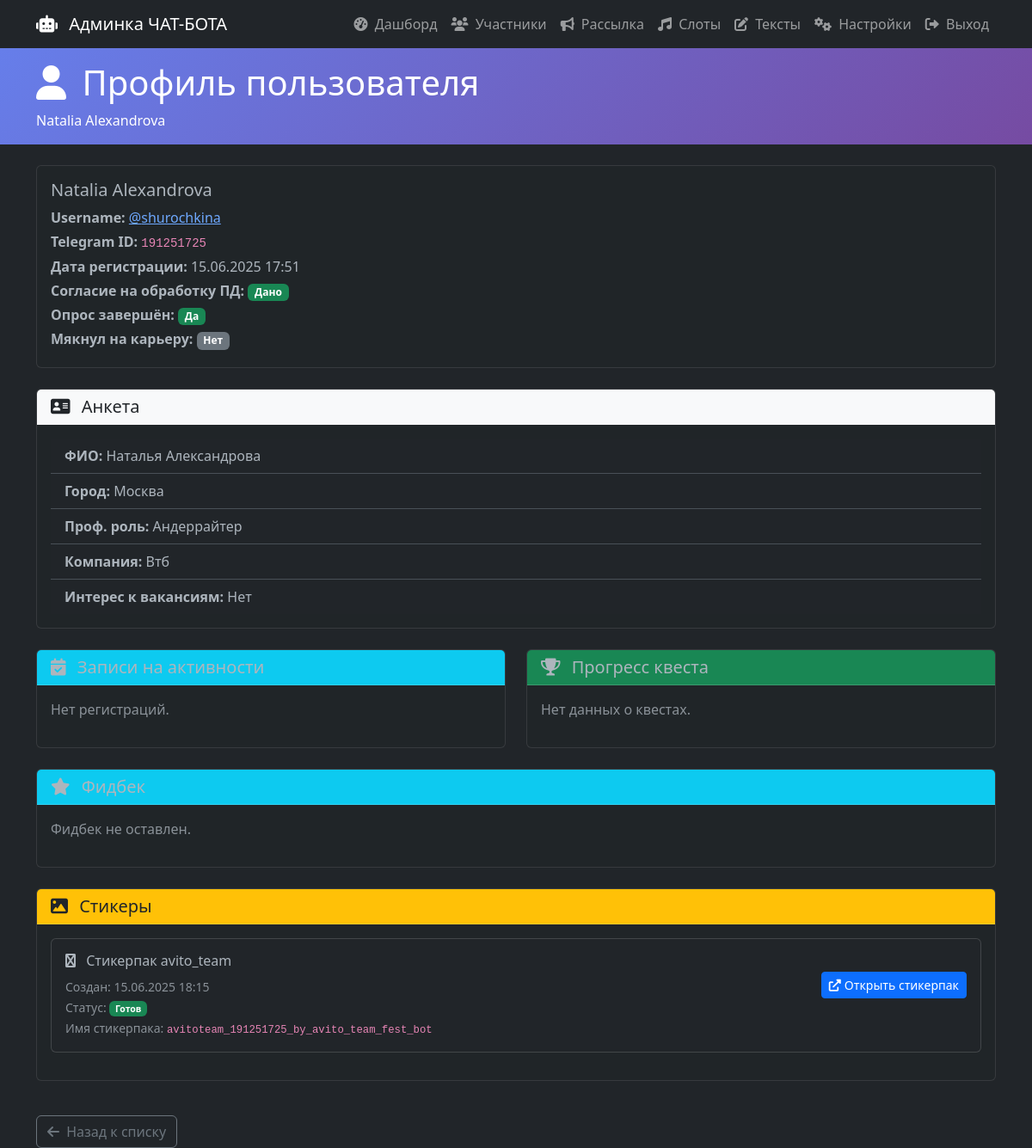
/user/191251725, run on the app's committed database.
### models.py (models this page shows, shortened)
class User(db.Model):
    __tablename__ = "users"
    id = db.Column(Integer, primary_key=True)
    telegram_id = db.Column(String(20), unique=True, nullable=False, index=True)
    username = db.Column(String(100))
    first_name = db.Column(String(100))
    last_name = db.Column(String(100))
    full_name = db.Column(String(200))
    city = db.Column(String(100))
    professional_role = db.Column(String(100))
    grade = db.Column(String(50))
    company = db.Column(String(100))
    interested_in_vacancies = db.Column(Boolean, default=False)
    survey_completed = db.Column(Boolean, default=False)
    consent_given = db.Column(Boolean, default=False)
    is_admin = db.Column(Boolean, default=False)
    survey_data = db.Column(Text)
    created_at = db.Column(DateTime, default=datetime.utcnow)
    updated_at = db.Column(DateTime, default=datetime.utcnow, onupdate=datetime.utcnow)
    def get_survey_data(self):
        if self.survey_data:
            try:
                import json
                return json.loads(self.survey_data)
            except (json.JSONDecodeError, TypeError):
                return {}
        return {}
    registrations = db.relationship("Registration", backref="user", lazy=True)
    quest_progress = db.relationship("QuestProgress", backref="user", lazy=True)
    sticker_generations = db.relationship("StickerGeneration", backref="user", lazy=True)

class StickerGeneration(db.Model):
    __tablename__ = "sticker_generations"
    id = db.Column(Integer, primary_key=True)
    user_id = db.Column(Integer, db.ForeignKey('users.id'), nullable=False)
    pack_url = db.Column(String(255))
    created_at = db.Column(DateTime, default=datetime.utcnow)
    template_used = db.Column(String(255), nullable=True)
    generated_file_id = db.Column(String(255), nullable=True)
    sticker_set_name = db.Column(String(255), nullable=True)
    sticker_set_link = db.Column(String(255), nullable=True)
    status = db.Column(String(50), default='pending')

### admin_routes.py (the view)
@app.route('/user/<telegram_id>')
def user_detail(telegram_id):
    user = User.query.filter_by(telegram_id=telegram_id).first_or_404()
    registrations = Registration.query.filter_by(user_id=user.id).order_by(Registration.created_at.desc()).all()
    quest_progress = QuestProgress.query.filter_by(user_id=user.id).first()
    stickers = StickerGeneration.query.filter_by(user_id=user.id).order_by(StickerGeneration.created_at.desc()).all()
    survey_answers = db.session.query(SurveyAnswer).filter_by(user_id=user.id).order_by(SurveyAnswer.step_num).all()
    sticker_generation = StickerGeneration.query.filter_by(user_id=user.id).first()
    sticker_info = None
    if sticker_generation:
        pack_url = sticker_generation.pack_url or sticker_generation.sticker_set_link
        sticker_info = {
            'template': sticker_generation.template_used or 'avito_team',
            'status': sticker_generation.status or 'Unknown',
            'pack_url': pack_url,
            'sticker_set_link': pack_url,
            'created_at': sticker_generation.created_at,
            'count': 1 if pack_url else 0  # Правильный подсчет
        }
    return render_template(
        'user_detail.html',
        user=user,
        registrations=registrations,
        quest_progress=quest_progress,
        stickers=stickers,
        survey_answers=survey_answers,
        sticker_info=sticker_info
    )

### templates/user_detail.html (shortened to what this page needs)
<!DOCTYPE html>
<html lang="ru" data-bs-theme="dark">
<head>
    <link href="https://cdn.jsdelivr.net/npm/bootstrap@5.3.0/dist/css/bootstrap.min.css" rel="stylesheet">
    <link href="https://cdnjs.cloudflare.com/ajax/libs/font-awesome/6.0.0/css/all.min.css" rel="stylesheet">
</head>
<body>
    <nav class="navbar navbar-expand-lg navbar-dark bg-dark sticky-top">
        <div class="container">
            <a class="navbar-brand" href="/admin">
                <i class="fas fa-robot me-2"></i> Админка ЧАТ-БОТА
            </a>
            <div class="navbar-nav ms-auto">
                <a class="nav-link" href="{{ url_for('index') }}"><i class="fas fa-tachometer-alt me-1"></i> Дашборд</a>
                  <a class="nav-link" href="{{ url_for('participants') }}"><i class="fas fa-users me-1"></i> Участники</a>
                    <a class="nav-link" href="{{ url_for('broadcast') }}"><i class="fas fa-bullhorn me-1"></i> Рассылка</a>
                       <a class="nav-link" href="{{ url_for('dance_slots') }}"><i class="fas fa-music me-1"></i> Слоты</a>
                    <a class="nav-link" href="{{ url_for('text_messages') }}"><i class="fas fa-edit me-1"></i> Тексты</a>
                    <a class="nav-link" href="{{ url_for('config') }}"><i class="fas fa-cogs me-1"></i> Настройки</a>
                    <a class="nav-link" href="/admin/logout"><i class="fas fa-sign-out-alt me-1"></i> Выход</a>
            </div>
        </div>
    </nav>
    <div class="nav-header">
        <div class="container">
            <h1><i class="fas fa-user me-2"></i> Профиль пользователя</h1>
            <p class="mb-0">{{ user.first_name }} {{ user.last_name or '' }}</p>
        </div>
    </div>
    <div class="container mt-4">
        <div class="card stats-card mb-4">
            <div class="card-body">
                <h5 class="card-title">
                    {{ user.first_name }} {{ user.last_name or '' }}
                </h5>
                <p class="card-text mb-1"><strong>Username:</strong>
                    {% if user.username %}
                        <a href="https://t.me/{{ user.username }}" target="_blank">@{{ user.username }}</a>
                    {% else %}
                        <span class="text-muted">—</span>
                    {% endif %}
                </p>
                <p class="card-text mb-1"><strong>Telegram ID:</strong> <code>{{ user.telegram_id }}</code></p>
                <p class="card-text mb-1"><strong>Дата регистрации:</strong> {{ user.created_at.strftime('%d.%m.%Y %H:%M') }}</p>
                <p class="card-text mb-1"><strong>Согласие на обработку ПД:</strong>
                    {% if user.consent_given %}
                        <span class="badge bg-success">Дано</span>
                    {% else %}
                        <span class="badge bg-secondary">Нет</span>
                    {% endif %}
                </p>
                <p class="card-text mb-1"><strong>Опрос завершён:</strong>
                    {% if user.survey_completed %}
                        <span class="badge bg-success">Да</span>
                    {% else %}
                        <span class="badge bg-secondary">Нет</span>
                    {% endif %}
                </p>
                <p class="card-text mb-1"><strong>Мякнул на карьеру:</strong>
                    {% if user.interested_in_vacancies %}
                        <span class="badge bg-info">Да</span>
                    {% else %}
                        <span class="badge bg-secondary">Нет</span>
                    {% endif %}
                </p>
            </div>
        </div>
        <div class="card stats-card mb-4">
            <div class="card-header bg-light text-dark">
                <h5 class="mb-0"><i class="fas fa-address-card me-2"></i> Анкета</h5>
            </div>
            <div class="card-body">
                {% set survey_data = user.get_survey_data() %}
                <ul class="list-group list-group-flush">
                    <li class="list-group-item"><strong>ФИО:</strong> {{ survey_data.get('full_name', user.full_name or '—') }}</li>
                    <li class="list-group-item"><strong>Город:</strong> {{ survey_data.get('city', user.city or '—') }}</li>
                    <li class="list-group-item"><strong>Проф. роль:</strong> {{ survey_data.get('professional_role', user.professional_role or '—') }}</li>
                    <li class="list-group-item"><strong>Компания:</strong> {{ survey_data.get('company', user.company or '—') }}</li>
                    <li class="list-group-item"><strong>Интерес к вакансиям:</strong> {{ survey_data.get('vacancy_interest', '—') }}</li>
                </ul>
            </div>
        </div>
        <div class="row">
            <div class="col-md-6">
                <div class="card stats-card mb-4">
                    <div class="card-header bg-info">
                        <h5 class="mb-0"><i class="fas fa-calendar-check me-2"></i> Записи на активности</h5>
                    </div>
                    <div class="card-body">
                        {% if registrations %}
                            <ul class="list-group">
                                {% for reg in registrations %}
                                    <li class="list-group-item d-flex justify-content-between align-items-center">
                                        {{ reg.activity_type.title() }} — {{ reg.day }} {{ reg.time_slot }}
                                        <span class="badge bg-secondary">{{ reg.created_at.strftime('%d.%m %H:%M') }}</span>
                                    </li>
                                {% endfor %}
                            </ul>
                        {% else %}
                            <p class="text-muted">Нет регистраций.</p>
                        {% endif %}
                    </div>
                </div>
            </div>
            <div class="col-md-6">
                <div class="card stats-card mb-4">
                    <div class="card-header bg-success">
                        <h5 class="mb-0"><i class="fas fa-trophy me-2"></i> Прогресс квеста</h5>
                    </div>
                    <div class="card-body">
                        {% if quest_progress %}
                            <p><strong>Статус:</strong>
                                {% if quest_progress.completed %}
                                    <span class="badge bg-success">Завершён</span>
                                {% else %}
                                    <span class="badge bg-warning text-dark">В процессе</span>
                                {% endif %}
                            </p>
                            <p><strong>Последнее обновление:</strong> {{ quest_progress.created_at.strftime('%d.%m.%Y %H:%M') }}</p>
                            {% if quest_progress.completed_steps %}
                                {% set steps_data = quest_progress.completed_steps|from_json %}
                                {% if steps_data %}
                                    {% set valid_steps = steps_data|selectattr('number')|list %}
                                    <p><strong>Найдено стикеров:</strong> {{ valid_steps|length }} / 9</p>
                                    <p><strong>Шаги:</strong> {{ steps_data|join(', ') }}</p>
                                {% else %}
                                    <p><strong>Найдено стикеров:</strong> 0 / 9</p>
                                {% endif %}
                            {% endif %}
                        {% else %}
                            <p class="text-muted">Нет данных о квестах.</p>
                        {% endif %}
                    </div>
                </div>
            </div>
        </div>
        <div class="card stats-card mb-4">
            <div class="card-header bg-info">
                <h5 class="mb-0"><i class="fas fa-star me-2"></i> Фидбек</h5>
            </div>
            <div class="card-body">
                {% set feedback_answers = user.feedback_answers %}
                {% if feedback_answers %}
                    <ul class="list-group">
                        {% for feedback in feedback_answers %}
                            <li class="list-group-item d-flex justify-content-between align-items-center">
                                <div>
                                    <strong>
                                        {% if feedback.question_id == 'activity_rating' %}
                                            Оценка активностей
                                        {% elif feedback.question_id == 'team_knowledge' %}
                                            Знание команды
                                        {% elif feedback.question_id == 'recommend_work' %}
                                            Рекомендация работы
                                        {% elif feedback.question_id == 'self_apply' %}
                                            Собственный отклик
                                        {% else %}
                                            {{ feedback.question_id }}
                                        {% endif %}
                                    </strong><br>
                                    <small class="text-muted">{{ feedback.created_at.strftime('%d.%m.%Y %H:%M') }}</small>
                                </div>
                                <span class="badge bg-primary">{{ feedback.answer }}</span>
                            </li>
                        {% endfor %}
                    </ul>
                {% else %}
                    <p class="text-muted">Фидбек не оставлен.</p>
                {% endif %}
            </div>
        </div>
        <div class="card stats-card mb-4">
            <div class="card-header bg-warning text-dark">
                <h5 class="mb-0"><i class="fas fa-image me-2"></i> Стикеры</h5>
            </div>
            <div class="card-body">
                {% if stickers %}
                    {% for sticker in stickers %}
                        <div class="card mb-3">
                            <div class="card-body">
                                <div class="row align-items-center">
                                    <div class="col-md-8">
                                        <h6 class="card-title">
                                            <i class="fas fa-sticker-mule me-2"></i>
                                            Стикерпак {{ sticker.template_used or 'avito_team' }}
                                        </h6>
                                        <p class="card-text">
                                            <small class="text-muted">
                                                Создан: {{ sticker.created_at.strftime('%d.%m.%Y %H:%M') }}<br>
                                                Статус:
                                                {% if sticker.status == 'ok' %}
                                                    <span class="badge bg-success">Готов</span>
                                                {% else %}
                                                    <span class="badge bg-warning">{{ sticker.status }}</span>
                                                {% endif %}
                                            </small>
                                        </p>
                                    </div>
                                    <div class="col-md-4 text-end">
                                        {% if sticker.sticker_set_link and sticker.status == 'ok' %}
                                            <a href="{{ sticker.sticker_set_link }}" target="_blank" class="btn btn-primary btn-sm">
                                                <i class="fas fa-external-link-alt me-1"></i>Открыть стикерпак
                                            </a>
                                        {% elif sticker.pack_url %}
                                            <a href="{{ sticker.pack_url }}" target="_blank" class="btn btn-primary btn-sm">
                                                <i class="fas fa-external-link-alt me-1"></i>Открыть стикерпак
                                            </a>
                                        {% endif %}
                                    </div>
                                </div>
                                {% if sticker.sticker_set_name %}
                                    <p class="card-text">
                                        <small class="text-muted">Имя стикерпака: <code>{{ sticker.sticker_set_name }}</code></small>
                                    </p>
                                {% endif %}
                            </div>
                        </div>
                    {% endfor %}
                {% else %}
                    <p class="text-muted">Стикеры не найдены.</p>
                {% endif %}
            </div>
        </div>
        <a href="{{ url_for('participants') }}" class="btn btn-outline-secondary mt-3">
            <i class="fas fa-arrow-left me-1"></i> Назад к списку
        </a>
    </div>
</body>
</html>

### data on the page
User: first_name "Natalia", last_name "Alexandrova", username "shurochkina", telegram_id "191251725", created_at "15.06.2025 17:51", get "Наталья Александрова", get "Москва", get "Андеррайтер", get "Втб"
StickerGeneration: template_used "avito_team", created_at "15.06.2025 18:15", status "Готов", sticker_set_name "avitoteam_191251725_by_avito_team_fest_bot"

### other printed values
{{ survey_data.get('vacancy_interest', '—') }} "Нет"
